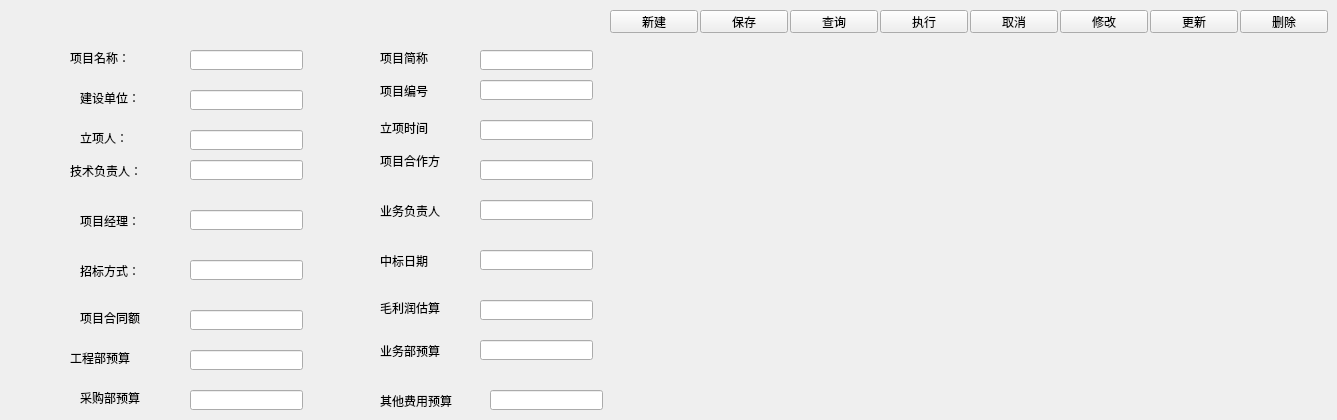
    <widget class="QWidget" name="Dtab_Project_Approval">
     <attribute name="title">
      <string>项目立项单</string>
     </attribute>
     <widget class="QLabel" name="label_74">
      <property name="geometry">
       <rect>
        <x>70</x>
        <y>50</y>
        <width>81</width>
        <height>16</height>
       </rect>
      </property>
      <property name="text">
       <string>项目名称：</string>
      </property>
     </widget>
     <widget class="QLabel" name="label_75">
      <property name="geometry">
       <rect>
        <x>80</x>
        <y>90</y>
        <width>81</width>
        <height>16</height>
       </rect>
      </property>
      <property name="text">
       <string>建设单位：</string>
      </property>
     </widget>
     <widget class="QLabel" name="label_76">
      <property name="geometry">
       <rect>
        <x>80</x>
        <y>130</y>
        <width>71</width>
        <height>16</height>
       </rect>
      </property>
      <property name="text">
       <string>立项人：</string>
      </property>
     </widget>
     <widget class="QLabel" name="label_77">
      <property name="geometry">
       <rect>
        <x>70</x>
        <y>160</y>
        <width>91</width>
        <height>21</height>
       </rect>
      </property>
      <property name="text">
       <string>技术负责人：</string>
      </property>
     </widget>
     <widget class="QLabel" name="label_78">
      <property name="geometry">
       <rect>
        <x>80</x>
        <y>210</y>
        <width>91</width>
        <height>21</height>
       </rect>
      </property>
      <property name="text">
       <string>项目经理：</string>
      </property>
     </widget>
     <widget class="QLabel" name="label_79">
      <property name="geometry">
       <rect>
        <x>80</x>
        <y>260</y>
        <width>91</width>
        <height>21</height>
       </rect>
      </property>
      <property name="text">
       <string>招标方式：</string>
      </property>
     </widget>
     <widget class="QLabel" name="label_80">
      <property name="geometry">
       <rect>
        <x>80</x>
        <y>310</y>
        <width>91</width>
        <height>16</height>
       </rect>
      </property>
      <property name="text">
       <string>项目合同额</string>
      </property>
     </widget>
     <widget class="QLabel" name="label_81">
      <property name="geometry">
       <rect>
        <x>70</x>
        <y>350</y>
        <width>101</width>
        <height>16</height>
       </rect>
      </property>
      <property name="text">
       <string>工程部预算</string>
      </property>
     </widget>
     <widget class="QLabel" name="label_82">
      <property name="geometry">
       <rect>
        <x>80</x>
        <y>390</y>
        <width>91</width>
        <height>16</height>
       </rect>
      </property>
      <property name="text">
       <string>采购部预算</string>
      </property>
     </widget>
     <widget class="QLabel" name="label_83">
      <property name="geometry">
       <rect>
        <x>380</x>
        <y>50</y>
        <width>91</width>
        <height>16</height>
       </rect>
      </property>
      <property name="text">
       <string>项目简称</string>
      </property>
     </widget>
     <widget class="QLabel" name="label_84">
      <property name="geometry">
       <rect>
        <x>380</x>
        <y>80</y>
        <width>71</width>
        <height>21</height>
       </rect>
      </property>
      <property name="text">
       <string>项目编号</string>
      </property>
     </widget>
     <widget class="QLabel" name="label_85">
      <property name="geometry">
       <rect>
        <x>380</x>
        <y>120</y>
        <width>81</width>
        <height>16</height>
       </rect>
      </property>
      <property name="text">
       <string>立项时间</string>
      </property>
     </widget>
     <widget class="QLabel" name="label_86">
      <property name="geometry">
       <rect>
        <x>380</x>
        <y>150</y>
        <width>91</width>
        <height>21</height>
       </rect>
      </property>
      <property name="text">
       <string>项目合作方</string>
      </property>
     </widget>
     <widget class="QLabel" name="label_87">
      <property name="geometry">
       <rect>
        <x>380</x>
        <y>200</y>
        <width>91</width>
        <height>21</height>
       </rect>
      </property>
      <property name="text">
       <string>业务负责人</string>
      </property>
     </widget>
     <widget class="QLabel" name="label_88">
      <property name="geometry">
       <rect>
        <x>380</x>
        <y>250</y>
        <width>91</width>
        <height>21</height>
       </rect>
      </property>
      <property name="text">
       <string>中标日期</string>
      </property>
     </widget>
     <widget class="QLabel" name="label_89">
      <property name="geometry">
       <rect>
        <x>380</x>
        <y>300</y>
        <width>91</width>
        <height>16</height>
       </rect>
      </property>
      <property name="text">
       <string>毛利润估算</string>
      </property>
     </widget>
     <widget class="QLabel" name="label_90">
      <property name="geometry">
       <rect>
        <x>380</x>
        <y>340</y>
        <width>91</width>
        <height>21</height>
       </rect>
      </property>
      <property name="text">
       <string>业务部预算</string>
      </property>
     </widget>
     <widget class="QLabel" name="label_91">
      <property name="geometry">
       <rect>
        <x>380</x>
        <y>390</y>
        <width>121</width>
        <height>21</height>
       </rect>
      </property>
      <property name="text">
       <string>其他费用预算</string>
      </property>
     </widget>
     <widget class="QLineEdit" name="lEdit_PrjApp_Name">
      <property name="geometry">
       <rect>
        <x>190</x>
        <y>50</y>
        <width>113</width>
        <height>20</height>
       </rect>
      </property>
     </widget>
     <widget class="QLineEdit" name="lEdit_PrjApp_CnstName">
      <property name="geometry">
       <rect>
        <x>190</x>
        <y>90</y>
        <width>113</width>
        <height>20</height>
       </rect>
      </property>
     </widget>
     <widget class="QLineEdit" name="lEdit_PrjApp_Creator">
      <property name="geometry">
       <rect>
        <x>190</x>
        <y>130</y>
        <width>113</width>
        <height>20</height>
       </rect>
      </property>
     </widget>
     <widget class="QLineEdit" name="lEdit_PrjApp_TechMan">
      <property name="geometry">
       <rect>
        <x>190</x>
        <y>160</y>
        <width>113</width>
        <height>20</height>
       </rect>
      </property>
     </widget>
     <widget class="QLineEdit" name="lEdit_PrjApp_PM">
      <property name="geometry">
       <rect>
        <x>190</x>
        <y>210</y>
        <width>113</width>
        <height>20</height>
       </rect>
      </property>
     </widget>
     <widget class="QLineEdit" name="lEdit_PrjApp_Bid">
      <property name="geometry">
       <rect>
        <x>190</x>
        <y>260</y>
        <width>113</width>
        <height>20</height>
       </rect>
      </property>
     </widget>
     <widget class="QLineEdit" name="lEdit_PrjApp_Amount">
      <property name="geometry">
       <rect>
        <x>190</x>
        <y>310</y>
        <width>113</width>
        <height>20</height>
       </rect>
      </property>
     </widget>
     <widget class="QLineEdit" name="lEdit_PrjApp_Const_Pre">
      <property name="geometry">
       <rect>
        <x>190</x>
        <y>350</y>
        <width>113</width>
        <height>20</height>
       </rect>
      </property>
     </widget>
     <widget class="QLineEdit" name="lEdit_PrjApp_Purchase_Pre">
      <property name="geometry">
       <rect>
        <x>190</x>
        <y>390</y>
        <width>113</width>
        <height>20</height>
       </rect>
      </property>
     </widget>
     <widget class="QLineEdit" name="lEdit_PrjApp_ShortName">
      <property name="geometry">
       <rect>
        <x>480</x>
        <y>50</y>
        <width>113</width>
        <height>20</height>
       </rect>
      </property>
     </widget>
     <widget class="QLineEdit" name="lEdit_PrjApp_ProjectNo">
      <property name="geometry">
       <rect>
        <x>480</x>
        <y>80</y>
        <width>113</width>
        <height>20</height>
       </rect>
      </property>
     </widget>
     <widget class="QLineEdit" name="lEdit_PrjApp_CreateDT">
      <property name="geometry">
       <rect>
        <x>480</x>
        <y>120</y>
        <width>113</width>
        <height>20</height>
       </rect>
      </property>
     </widget>
     <widget class="QLineEdit" name="lEdit_PrjApp_Partner">
      <property name="geometry">
       <rect>
        <x>480</x>
        <y>160</y>
        <width>113</width>
        <height>20</height>
       </rect>
      </property>
     </widget>
     <widget class="QLineEdit" name="lEdit_PrjApp_BL">
      <property name="geometry">
       <rect>
        <x>480</x>
        <y>200</y>
        <width>113</width>
        <height>20</height>
       </rect>
      </property>
     </widget>
     <widget class="QLineEdit" name="lEdit_PrjApp_WinDT">
      <property name="geometry">
       <rect>
        <x>480</x>
        <y>250</y>
        <width>113</width>
        <height>20</height>
       </rect>
      </property>
     </widget>
     <widget class="QLineEdit" name="lEdit_PrjApp_GP_Pre">
      <property name="geometry">
       <rect>
        <x>480</x>
        <y>300</y>
        <width>113</width>
        <height>20</height>
       </rect>
      </property>
     </widget>
     <widget class="QLineEdit" name="lEdit_PrjApp_Bus_Pre">
      <property name="geometry">
       <rect>
        <x>480</x>
        <y>340</y>
        <width>113</width>
        <height>20</height>
       </rect>
      </property>
     </widget>
     <widget class="QLineEdit" name="lEdit_PrjApp_Oth_Ore">
      <property name="geometry">
       <rect>
        <x>490</x>
        <y>390</y>
        <width>113</width>
        <height>20</height>
       </rect>
      </property>
     </widget>
     <widget class="QPushButton" name="pbtn_Project_Approval_Query">
      <property name="geometry">
       <rect>
        <x>790</x>
        <y>10</y>
        <width>88</width>
        <height>23</height>
       </rect>
      </property>
      <property name="text">
       <string>查询</string>
      </property>
     </widget>
     <widget class="QPushButton" name="pbtn_Project_Approval_Cancel">
      <property name="geometry">
       <rect>
        <x>970</x>
        <y>10</y>
        <width>88</width>
        <height>23</height>
       </rect>
      </property>
      <property name="text">
       <string>取消</string>
      </property>
     </widget>
     <widget class="QPushButton" name="pbtn_Project_Approval_Save">
      <property name="geometry">
       <rect>
        <x>700</x>
        <y>10</y>
        <width>88</width>
        <height>23</height>
       </rect>
      </property>
      <property name="text">
       <string>保存</string>
      </property>
     </widget>
     <widget class="QPushButton" name="pbtn_Project_Approval_Update">
      <property name="geometry">
       <rect>
        <x>1150</x>
        <y>10</y>
        <width>88</width>
        <height>23</height>
       </rect>
      </property>
      <property name="text">
       <string>更新</string>
      </property>
     </widget>
     <widget class="QPushButton" name="pbtn_Project_Approval_Delete">
      <property name="geometry">
       <rect>
        <x>1240</x>
        <y>10</y>
        <width>88</width>
        <height>23</height>
       </rect>
      </property>
      <property name="text">
       <string>删除</string>
      </property>
     </widget>
     <widget class="QPushButton" name="pbtn_Project_Approval_Modify">
      <property name="geometry">
       <rect>
        <x>1060</x>
        <y>10</y>
        <width>88</width>
        <height>23</height>
       </rect>
      </property>
      <property name="text">
       <string>修改</string>
      </property>
     </widget>
     <widget class="QPushButton" name="pbtn_Project_Approval_Run">
      <property name="geometry">
       <rect>
        <x>880</x>
        <y>10</y>
        <width>88</width>
        <height>23</height>
       </rect>
      </property>
      <property name="text">
       <string>执行</string>
      </property>
     </widget>
     <widget class="QPushButton" name="pbtn_Project_Approval_New">
      <property name="geometry">
       <rect>
        <x>610</x>
        <y>10</y>
        <width>88</width>
        <height>23</height>
       </rect>
      </property>
      <property name="text">
       <string>新建</string>
      </property>
     </widget>
    </widget>
